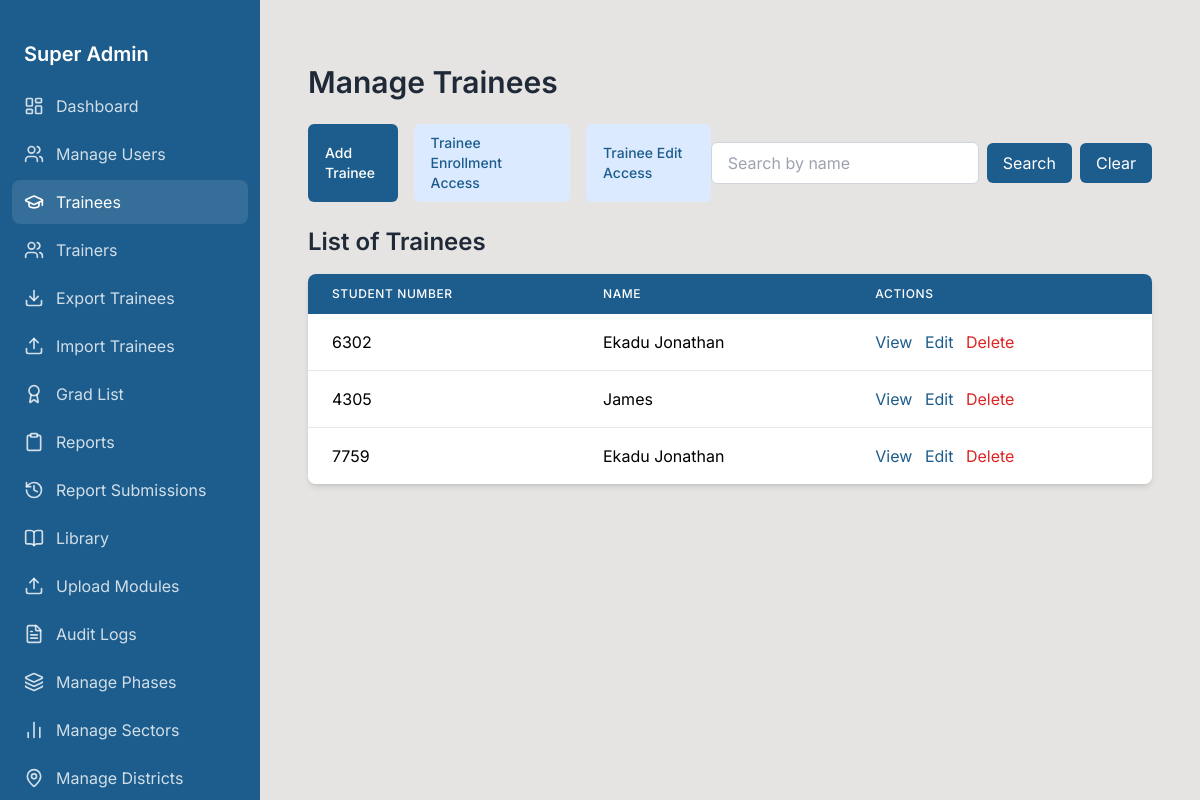
Page /superuser/trainees/ (signed in) on the committed database.
### urdt_app/models.py (models this page shows, shortened)
class TraineeApplication(models.Model):
    cohort = models.ForeignKey(
        'Cohort',
        on_delete=models.SET_NULL,
        null=True,
        blank=True,
        related_name="trainees",
        help_text="Select the cohort for this trainee"
    )
    student_number = models.CharField(
        max_length=4,
        unique=True,
        editable=False,
        null=True,
        blank=True
    )
    passport_photo = models.ImageField(upload_to="trainee_photos/", null=True, blank=True)
    training_year_month = models.CharField(max_length=100)
    applicant_name = models.CharField(max_length=255)
    phone_contact = models.CharField(max_length=15)
    phone_ownership = models.CharField(max_length=50)
    gender = models.CharField(
        max_length=10,
        choices=[('Male', 'Male'), ('Female', 'Female')]
    )
    date_of_birth = models.DateField()
    age = models.PositiveIntegerField(default=0)
    consent_form_obtained = models.BooleanField(default=False)
    MARITAL_CHOICES = [
        ('Single', 'Single'),
        ('Divorced', 'Divorced'),
        ('Married', 'Married'),
        ('Widowed', 'Widowed'),
    ]
    marital_status = models.CharField(max_length=20, choices=MARITAL_CHOICES)
    household_number = models.CharField(max_length=50, blank=True, null=True)
    current_location = models.CharField(max_length=255, null=True, blank=True)
    zone = models.CharField(max_length=100, blank=True, null=True)
    block_number = models.CharField(max_length=50, blank=True, null=True)
    village = models.CharField(max_length=255, blank=True, null=True)
    parish = models.CharField(max_length=255, blank=True, null=True)
    subcounty = models.CharField(max_length=255, blank=True, null=True)
    district = models.ForeignKey('District', on_delete=models.SET_NULL, null=True, blank=True)
    NATIONALITY_CHOICES = [
        ('Ugandan', 'Ugandan'),
        ('Refugee', 'Refugee'),
    ]
    nationality = models.CharField(max_length=20, choices=NATIONALITY_CHOICES)
    pwd = models.BooleanField(default=False)
    current_location = models.CharField(max_length=255, blank=True, null=True)
    nature_of_disability = models.CharField(max_length=255, blank=True, null=True)
    EDUCATION_CHOICES = [
        ('University', 'University'),
        ('Tertiary', 'Tertiary'),
        ('Secondary', 'Secondary'),
        ('Primary', 'Primary'),
        ('Not at all', 'Not at all'),
    ]
    education_level = models.CharField(max_length=50, choices=EDUCATION_CHOICES)
    RELIGION_CHOICES = [
        ('Christian', 'Christian'),
        ('Moslem', 'Moslem'),
        ('Other', 'Other'),
    ]
    religion = models.CharField(max_length=50, choices=RELIGION_CHOICES)
    EMPLOYMENT_CHOICES = [
        ('Self-employed', 'Self-employed'),
        ('Employed', 'Employed'),
        ('Unemployed', 'Unemployed'),
    ]
    employment_status = models.CharField(max_length=20, choices=EMPLOYMENT_CHOICES)
    INCOME_CHOICES = [
        ('Below 100,000', 'Below 100,000'),
        ('100,000 - 299,000', '100,000 - 299,000'),
        ('300,000 - 500,000', '300,000 - 500,000'),
        ('Above 500,000', 'Above 500,000'),
    ]
    monthly_income = models.CharField(max_length=30, choices=INCOME_CHOICES)
    sector = models.ForeignKey('Sector', on_delete=models.CASCADE, related_name='trainee_sector')
    occupation = models.ForeignKey('Occupation', on_delete=models.CASCADE, related_name='trainee_occupation')
    has_smartphone = models.BooleanField(default=False)
    other_assets = models.TextField(blank=True, null=True)
    household_members_above_15 = models.PositiveIntegerField(default=0)
    MEALS_CHOICES = [
        ('Once', 'Once'),
        ('Twice', 'Twice'),
        ('Thrice', 'Thrice'),
    ]
    meals_per_day = models.CharField(max_length=10, choices=MEALS_CHOICES)
    internet_access = models.BooleanField(default=False)
    online_platform_awareness = models.BooleanField(default=False)
    FAMILY_ROLE_CHOICES = [
        ('Father', 'Father'),
        ('Mother', 'Mother'),
        ('Guardian', 'Guardian'),
        ('Child', 'Child'),
        ('Other', 'Other'),
    ]
    family_role = models.CharField(max_length=20, choices=FAMILY_ROLE_CHOICES)
    HEALTHCARE_CHOICES = [
        ('Use traditional herbs', 'Use traditional herbs'),
        ('Go to hospital', 'Go to hospital'),
        ('Clinic', 'Clinic'),
        ('Other', 'Other'),
    ]
    healthcare_access = models.CharField(max_length=50, choices=HEALTHCARE_CHOICES)
    community_leader = models.BooleanField(default=False)
    has_vision = models.BooleanField(default=False)
    vision_description = models.TextField(blank=True, null=True)
    mentees = models.TextField(
        blank=True,
        null=True,
        help_text="Enter 5 names, one per line or separated by commas."
    )
    assigned_trainer = models.ForeignKey(
        'TrainerApplication',
        on_delete=models.SET_NULL,
        null=True,
        blank=True,
        related_name='trainees'
    )
    epicenter_manager = models.ForeignKey(
        settings.AUTH_USER_MODEL,
        on_delete=models.SET_NULL,
        null=True,
        blank=True,
        related_name='epicenter_trainees'
    )
    created_by = models.ForeignKey(
        settings.AUTH_USER_MODEL,
        on_delete=models.CASCADE,
        related_name='trainee_applications',
        null=True
    )
    created_at = models.DateTimeField(auto_now_add=True)
    STUDY_STATUS_CHOICES = [
        ("NOT_STARTED", "Not Started"),
        ("STARTED_STUDYING", "Started Studying"),
        ("COMPLETED", "Completed"),
        ("DROPPED_OUT", "Dropped Out"),
    ]
    study_status = models.CharField(
        max_length=20,
        choices=STUDY_STATUS_CHOICES,
        default="NOT_STARTED",
        help_text="Tracks the trainee's study progress from not started -> started -> completed or dropped out."
    )
    DIT_CHOICES = [
        ("NOT_REGISTERED", "Not Registered for DIT"),
        ("REGISTERED", "Registered for DIT"),
    ]
    dit_status = models.CharField(
        max_length=15,
        choices=DIT_CHOICES,
        blank=True,
        null=True,
        help_text="Tracks whether the trainee is registered for DIT assessment."
    )
    ASSESSMENT_CHOICES = [
        ("NONE", "No Assessment Yet"),
        ("SUCCESSFUL", "Successfully Assessed"),
        ("UNSUCCESSFUL", "Unsuccessful"),
        ("ABSENT", "Absent"),
    ]
    final_assessment_status = models.CharField(
        max_length=15,
        choices=ASSESSMENT_CHOICES,
        default="NONE",
        help_text="Registrar's final assessment status."
    )

### urdt_app/views.py (the view)
# urls.py: path('superuser/trainees/', views.manage_trainees, name='manage_trainees'),
@login_required
@user_passes_test(superuser_required)
def manage_trainees(request):
    trainee_users = CustomUser.objects.filter(role='TRAINEE').order_by('username')
    search_query = request.GET.get('search', '').strip()
    if search_query:
        trainee_apps = TraineeApplication.objects.filter(
            applicant_name__icontains=search_query  # Case‑insensitive search
        ).order_by('-created_at')
    else:
        trainee_apps = TraineeApplication.objects.all().order_by('-created_at')
    paginator = Paginator(trainee_apps, 30)
    page = request.GET.get('page', 1)
    try:
        trainee_apps = paginator.page(page)
    except PageNotAnInteger:
        trainee_apps = paginator.page(1)
    except EmptyPage:
        trainee_apps = paginator.page(paginator.num_pages)
    context = {
        'trainee_users': trainee_users,
        'trainee_apps': trainee_apps,
        'search_query': search_query,
    }
    return render(request, 'superuser/manage_trainees.html', context)

### urdt_app/context_processors.py (called while the page is built, shortened)
def safeguarding_notifications(request):
    if not request.user.is_authenticated:
        return {}
    user = request.user
    return {}

def dynamic_base_template(request):
    base_template = "base.html"  # Default fallback
    if request.user.is_authenticated:
        role_templates = {
            "SUPER_USER": "superuser/base.html",
            "ADMINISTRATIVE_USER": "adminuser/base.html",
            "SUB_ADMIN": "subadmin/base.html",
            "EPICENTER_MANAGER": "epicentermanager/base.html",
            "SECTOR_LEAD": "sectorlead/base.html",  # Placeholder, refined further below
            "TRAINEE":"trainee/base.html",
            "TRAINER":"trainer/base.html"
        }
        base_template = role_templates.get(request.user.role, "base.html")
    return {"base_template": base_template}

### urdt_app/utils.py (called while the page is built)
def superuser_required(user):
    return user.is_authenticated and user.role == "SUPER_USER"

### templates/superuser/manage_trainees.html (shortened to what this page needs)
{% extends 'superuser/base.html' %}
{% block content %}
<div class="container mx-auto px-4 py-8">
  <h1 class="text-3xl font-semibold text-gray-800 mb-6">Manage Trainees</h1>
  <div class="flex items-center justify-between mb-6">
    <div class="flex space-x-4">
      <a href="{% url 'add_trainee' %}" class="inline-flex items-center px-4 py-2 border border-transparent text-sm font-medium rounded-md text-white bg-[#1d5d8d] hover:bg-[#249428]">
        Add Trainee
      </a>
      <a href="{% url 'trainee_enrollment_access' %}" class="inline-flex items-center px-4 py-2 border border-transparent text-sm font-medium rounded-md text-[#1d5d8d] bg-blue-100 hover:bg-blue-200">
        Trainee Enrollment Access
      </a>
      <a href="{% url 'superuser_trainer_edit_access' %}" class="inline-flex items-center px-4 py-2 border border-transparent text-sm font-medium rounded-md text-[#1d5d8d] bg-blue-100 hover:bg-blue-200">
        Trainee Edit Access
      </a>
    </div>
    <form method="GET" class="flex items-center space-x-2">
      <input
        type="text"
        name="search"
        placeholder="Search by name"
        value="{{ search_query }}"
        class="px-4 py-2 border border-gray-300 rounded-md focus:outline-none focus:ring-2 focus:ring-blue-500"
      >
      <button type="submit" class="px-4 py-2 bg-[#1d5d8d] text-white rounded-md hover:bg-blue-700">
        Search
      </button>
      <a href="{% url 'manage_trainees' %}" class="px-4 py-2 bg-[#1d5d8d] text-white rounded-md hover:bg-gray-300">
        Clear
      </a>
    </form>
  </div>
  <h2 class="text-2xl font-semibold text-gray-800 mb-4">List of Trainees</h2>
  <div class="overflow-x-auto bg-white shadow-md rounded-lg">
    <table class="min-w-full table-auto">
      <thead class="bg-[#1d5d8d] text-white">
        <tr>
          <th class="px-6 py-3 text-left text-xs font-medium uppercase tracking-wider">Student Number</th>
          <th class="px-6 py-3 text-left text-xs font-medium uppercase tracking-wider">Name</th>
          <th class="px-6 py-3 text-left text-xs font-medium uppercase tracking-wider">Actions</th>
        </tr>
      </thead>
      <tbody class="bg-white divide-y divide-gray-200">
        {% for app in trainee_apps %}
        <tr class="hover:bg-blue-50">
          <td class="px-6 py-4 whitespace-nowrap">{{ app.student_number }}</td>
          <td class="px-6 py-4 whitespace-nowrap">{{ app.applicant_name }}</td>
          <td class="px-6 py-4 whitespace-nowrap">
            <a href="{% url 'view_trainee' app.id %}" class="text-[#1d5d8d] hover:text-blue-700 mr-2">View</a>
            <a href="{% url 'edit_trainee' app.id %}" class="text-[#1d5d8d] hover:text-blue-700 mr-2">Edit</a>
            <a href="{% url 'delete_trainee' app.id %}" class="text-red-600 hover:text-red-800"
               onclick="return confirm('Are you sure you want to delete this trainee?');">
              Delete
            </a>
          </td>
        </tr>
        {% empty %}
        <tr>
          <td colspan="3" class="px-6 py-4 text-center text-gray-500">No trainees found.</td>
        </tr>
        {% endfor %}
      </tbody>
    </table>
  </div>
</div>
{% endblock content %}

### templates/superuser/base.html (style rules this page uses)
:root { --sidebar-width: 260px; }
body { font-family: 'Inter', sans-serif; }

### rows in the picture
TraineeApplication: student_number "6302", applicant_name "Ekadu Jonathan"
TraineeApplication: student_number "4305", applicant_name "James"
TraineeApplication: student_number "7759", applicant_name "Ekadu Jonathan"
